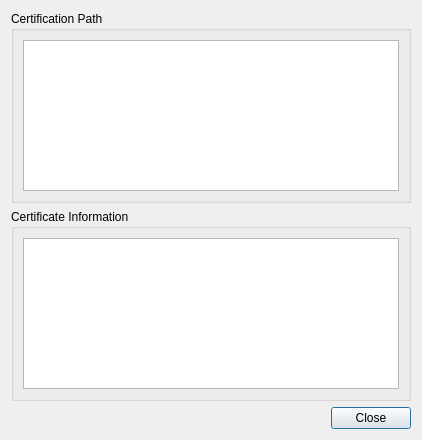
<ui version="4.0" >
 <class>CertificateInfo</class>
 <widget class="QDialog" name="CertificateInfo" >
  <property name="geometry" >
   <rect>
    <x>0</x>
    <y>0</y>
    <width>422</width>
    <height>440</height>
   </rect>
  </property>
  <property name="windowTitle" >
   <string>Display Certificate Information</string>
  </property>
  <layout class="QVBoxLayout" >
   <item>
    <widget class="QGroupBox" name="groupBox" >
     <property name="title" >
      <string>Certification Path</string>
     </property>
     <layout class="QHBoxLayout" >
      <item>
       <widget class="QListWidget" name="certificationPathView" />
      </item>
     </layout>
    </widget>
   </item>
   <item>
    <widget class="QGroupBox" name="groupBox_2" >
     <property name="title" >
      <string>Certificate Information</string>
     </property>
     <layout class="QHBoxLayout" >
      <item>
       <widget class="QListWidget" name="certificateInfoView" />
      </item>
     </layout>
    </widget>
   </item>
   <item>
    <layout class="QHBoxLayout" >
     <item>
      <widget class="QLabel" name="lblSecured" />
     </item>
     <item>
      <spacer>
       <property name="orientation" >
        <enum>Qt::Horizontal</enum>
       </property>
       <property name="sizeHint" >
        <size>
         <width>40</width>
         <height>20</height>
        </size>
       </property>
      </spacer>
     </item>
     <item>
      <widget class="QDialogButtonBox" name="buttonBox" >
       <property name="standardButtons" >
        <set>QDialogButtonBox::Close</set>
       </property>
      </widget>
     </item>
    </layout>
   </item>
  </layout>
 </widget>
 <resources/>
 <connections>
  <connection>
   <sender>buttonBox</sender>
   <signal>clicked(QAbstractButton*)</signal>
   <receiver>CertificateInfo</receiver>
   <slot>accept()</slot>
   <hints>
    <hint type="sourcelabel" >
     <x>343</x>
     <y>374</y>
    </hint>
    <hint type="destinationlabel" >
     <x>352</x>
     <y>422</y>
    </hint>
   </hints>
  </connection>
 </connections>
</ui>
